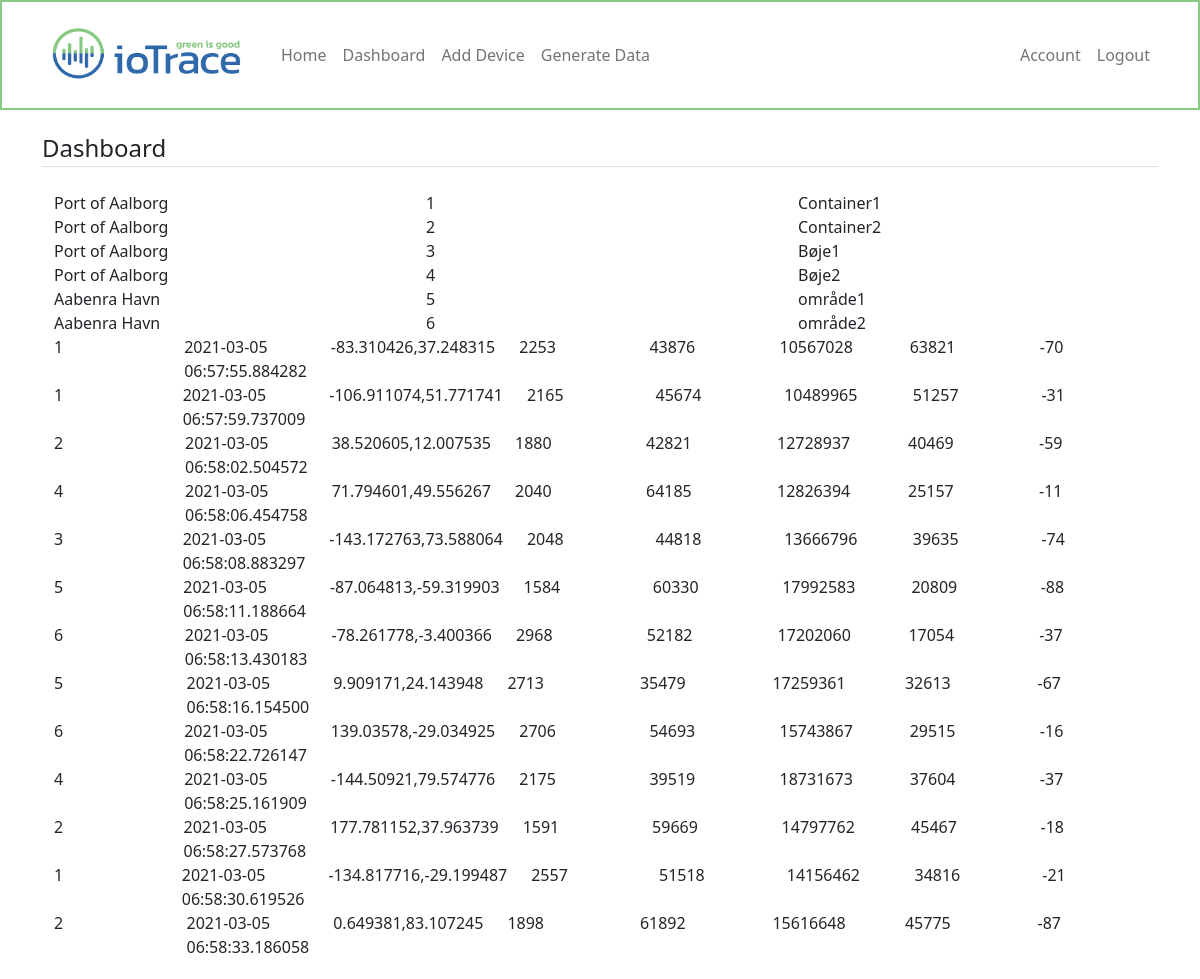
The page /dashboard (signed in) on the database its author committed.
### webapp/models.py (models this page shows, shortened)
class Device(db.Model):
    id = db.Column(db.Integer, primary_key=True)
    device_name = db.Column(db.String(100), nullable=False)
    user_id = db.Column(db.Integer, db.ForeignKey('user.id'), nullable=False)
    datadumps = db.relationship('Dummydata', backref='devicedata', lazy=True)

class User(db.Model, UserMixin):
    id = db.Column(db.Integer, primary_key=True)
    username = db.Column(db.String(20), unique=True, nullable=False)
    email = db.Column(db.String(120), unique=True, nullable=False)
    image_file = db.Column(db.String(20), nullable=False, default='default.jpg')
    password = db.Column(db.String(60), nullable=False)
    devices = db.relationship('Device', backref='owner', lazy=True)

class Dummydata(db.Model):
    id = db.Column(db.Integer, primary_key=True)
    timestamp = db.Column(db.DateTime, nullable=False, default=datetime.utcnow)
    pos = db.Column(db.String(100), nullable=False)
    temp = db.Column(db.Integer, nullable=False)
    humid = db.Column(db.Integer, nullable=False)
    hpa = db.Column(db.Integer, nullable=False)
    volt = db.Column(db.Integer, nullable=False)
    lte_rssi = db.Column(db.Integer, nullable=False)
    device_id = db.Column(db.Integer, db.ForeignKey('device.id'), nullable=False)

### webapp/routes.py (the view)
@app.route('/dashboard')
@login_required
def dashboard():
    devices = Device.query.all()
    data = Dummydata.query.all()
    return render_template('dashboard.html', title='Dashboard', devices=devices, data=data)

### webapp/models.py (called while the page is built)
@login_manager.user_loader
def load_user(user_id):
    return User.query.get(int(user_id))

### webapp/templates/dashboard.html
{% extends "layout.html" %}
{% set active_page = "dashboard" %}
{% block content %}
<legend class="border-bottom mb-4">Dashboard</legend>
<div class="container">
    {% for device in devices %}
    <div class="row">
        <div class="col">
            {{device.owner.username}}
        </div>
        <div class="col">
            {{device.id}}
        </div>
        <div class="col">
            {{device.device_name}}
        </div>
    </div>
    {% endfor %}
</div>
<div class="container">
    {% for item in data %}
    <div class="row">
        <div class="col">
            {{item.devicedata.id}}
        </div>
        <div class="col">
            {{item.timestamp}}
        </div>
        <div class="col">
            {{item.pos}}
        </div>
        <div class="col">
            {{item.temp}}
        </div>
        <div class="col">
            {{item.humid}}
        </div>
        <div class="col">
            {{item.hpa}}
        </div>
        <div class="col">
            {{item.volt}}
        </div>
        <div class="col">
            {{item.lte_rssi}}
        </div>
    </div>
    {% endfor %}
</div>
{% endblock content %}

### webapp/templates/layout.html (shortened to what this page needs)
<!doctype html>
<html lang="en">
    <head>
        <link href="{{url_for('static', filename='css/bootstrap.min.css')}}" rel="stylesheet">
        <link href="{{url_for('static', filename='css/navbar.css')}}" rel="stylesheet">
    </head>
    <body>
        <header>
            <nav class="navbar navbar-expand-sm navbar-light bg-white" aria-label="Third navbar example" style="border:2px solid #89ca84;">
                <div class="container">
                    <a class="navbar-brand" href="/">
                        <img src="{{ url_for('static', filename='images/ioTrace.png') }}" alt="" width="215" height="80">
                    </a>
                    <div class="navbar-collapse collapse" id="Navbar">
                        <ul class="navbar-nav me-auto">
                            <li class="nav-item">
                                <a class="nav-link" href="{{ url_for('home') }}">Home</a>
                            </li>
                            {% if current_user.is_authenticated %}
                            <li class="nav-item">
                                <a class="nav-link" href="{{ url_for('dashboard') }}">Dashboard</a>
                            </li>
                            <li class="nav-item">
                                <a class="nav-link" href="{{ url_for('add_device') }}">Add Device</a>
                            </li>
                            <li class="nav-item">
                                <a class="nav-link" href="{{ url_for('dummy') }}" tabindex="-1" aria-disabled="true">Generate Data</a>
                            </li>
                            {% endif %}
                        </ul>
                    </div>
                    <div class="navbar-collapse collapse" id="Navbar">
                        <ul class="navbar-nav ms-auto">
                            {% if current_user.is_authenticated %}
                            <li class="nav-item">
                                <a class="nav-link" href="{{ url_for('account') }}">Account</a>
                            </li>
                            <li class="nav-item">
                                <a class="nav-link" href="{{ url_for('logout') }}">Logout</a>
                            </li>
                            {% endif %}
                        </ul>
                    </div>
                </div>
            </nav>
        </header>
        <main role="main" class="container">
                    {% block content %}{% endblock %}
        </main>
    </body>
</html>

### webapp/static/css/navbar.css (style rules this page uses)
body { padding-bottom: 20px; }
.navbar { margin-bottom: 20px; }

### rows shown on the page
Device: owner.username "Port of Aalborg", id "1", device_name "Container1"
Device: owner.username "Port of Aalborg", id "2", device_name "Container2"
Device: owner.username "Port of Aalborg", id "3", device_name "Bøje1"
Device: owner.username "Port of Aalborg", id "4", device_name "Bøje2"
Device: owner.username "Aabenra Havn", id "5", device_name "område1"
Device: owner.username "Aabenra Havn", id "6", device_name "område2"
Dummydata: devicedata.id "1", timestamp "2021-03-05 06:57:55.884282", pos "-83.310426,37.248315", temp "2253", humid "43876", hpa "10567028", volt "63821", lte_rssi "-70"
Dummydata: devicedata.id "1", timestamp "2021-03-05 06:57:59.737009", pos "-106.911074,51.771741", temp "2165", humid "45674", hpa "10489965", volt "51257", lte_rssi "-31"
Dummydata: devicedata.id "2", timestamp "2021-03-05 06:58:02.504572", pos "38.520605,12.007535", temp "1880", humid "42821", hpa "12728937", volt "40469", lte_rssi "-59"
Dummydata: devicedata.id "4", timestamp "2021-03-05 06:58:06.454758", pos "71.794601,49.556267", temp "2040", humid "64185", hpa "12826394", volt "25157", lte_rssi "-11"
Dummydata: devicedata.id "3", timestamp "2021-03-05 06:58:08.883297", pos "-143.172763,73.588064", temp "2048", humid "44818", hpa "13666796", volt "39635", lte_rssi "-74"
Dummydata: devicedata.id "5", timestamp "2021-03-05 06:58:11.188664", pos "-87.064813,-59.319903", temp "1584", humid "60330", hpa "17992583", volt "20809", lte_rssi "-88"
Dummydata: devicedata.id "6", timestamp "2021-03-05 06:58:13.430183", pos "-78.261778,-3.400366", temp "2968", humid "52182", hpa "17202060", volt "17054", lte_rssi "-37"
Dummydata: devicedata.id "5", timestamp "2021-03-05 06:58:16.154500", pos "9.909171,24.143948", temp "2713", humid "35479", hpa "17259361", volt "32613", lte_rssi "-67"
Dummydata: devicedata.id "6", timestamp "2021-03-05 06:58:22.726147", pos "139.03578,-29.034925", temp "2706", humid "54693", hpa "15743867", volt "29515", lte_rssi "-16"
Dummydata: devicedata.id "4", timestamp "2021-03-05 06:58:25.161909", pos "-144.50921,79.574776", temp "2175", humid "39519", hpa "18731673", volt "37604", lte_rssi "-37"
Dummydata: devicedata.id "2", timestamp "2021-03-05 06:58:27.573768", pos "177.781152,37.963739", temp "1591", humid "59669", hpa "14797762", volt "45467", lte_rssi "-18"
Dummydata: devicedata.id "1", timestamp "2021-03-05 06:58:30.619526", pos "-134.817716,-29.199487", temp "2557", humid "51518", hpa "14156462", volt "34816", lte_rssi "-21"
Dummydata: devicedata.id "2", timestamp "2021-03-05 06:58:33.186058", pos "0.649381,83.107245", temp "1898", humid "61892", hpa "15616648", volt "45775", lte_rssi "-87"
